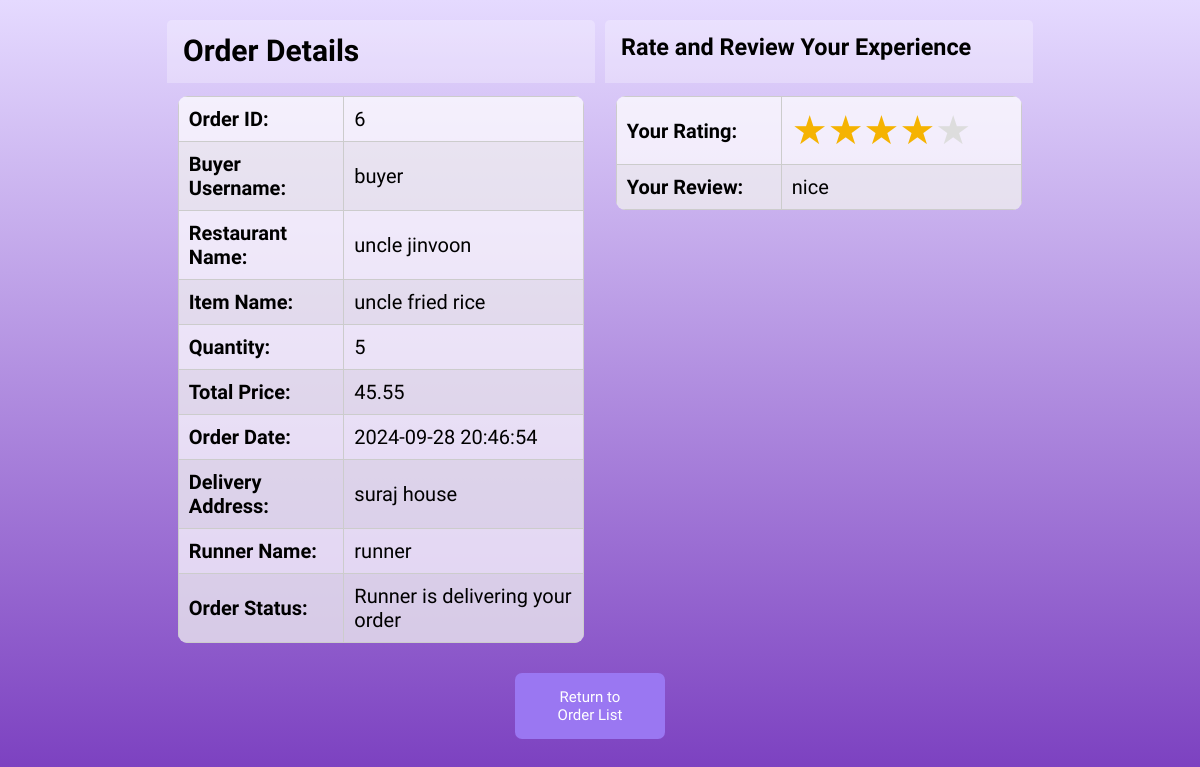
Screenshot of /buyer_order_details/6 (signed in) with the database file from the repository.
### tables this page shows
CREATE TABLE orders (
            id INTEGER PRIMARY KEY AUTOINCREMENT,
            buyer_username TEXT NOT NULL,
            restaurant_name TEXT NOT NULL,
            item_name TEXT NOT NULL,
            total_price REAL NOT NULL,
            quantity INTEGER NOT NULL,
            order_date TIMESTAMP DEFAULT CURRENT_TIMESTAMP, 
            order_status TEXT DEFAULT 'available',
            status TEXT DEFAULT 'pending',
            runner_name TEXT,
            runner_lat REAL,
            runner_lng REAL,
            delivery_address TEXT,
            delivery_lat REAL,
            delivery_lng REAL
        );

CREATE TABLE order_reviews (
            id INTEGER PRIMARY KEY AUTOINCREMENT,
            order_id INTEGER,
            buyer_username TEXT NOT NULL,
            restaurant_name TEXT NOT NULL,
            item_name TEXT NOT NULL,
            order_date TIMESTAMP DEFAULT CURRENT_TIMESTAMP, 
            rating INTEGER CHECK (rating >= 1 AND rating <= 5),
            review TEXT,
            FOREIGN KEY(order_id) REFERENCES orders(id)
        );

### app.py (the view)
@app.route('/buyer_order_details/<int:order_id>', methods=['GET'])
def buyer_order_details(order_id):
    conn = get_db_connection()
    cursor = conn.cursor()
    query = """
        SELECT id, buyer_username, restaurant_name, item_name, total_price, quantity, order_date, delivery_address, delivery_lat, delivery_lng, runner_lat, runner_lng, runner_name, status, order_status
        FROM orders
        WHERE id = ?
    """
    cursor.execute(query, (order_id,))
    order = cursor.fetchone()
    if order is None:
        return redirect(url_for('buyer_orders'))
    cursor.execute("""
        SELECT rating, review FROM order_reviews
        WHERE order_id = ? AND buyer_username = ?
    """, (order_id, session.get('username')))
    submitted_review = cursor.fetchone()
    conn.close()
    return render_template('buyer_order_details.html', order=order, submitted_review=submitted_review)

### app.py (called while the page is built)
def get_db_connection():
    con = sqlite3.connect("database.db")
    con.row_factory = sqlite3.Row
    return con

### templates/buyer_order_details.html (shortened to what this page needs)
<!DOCTYPE html>
<html lang="en">
<head>
    <link rel="stylesheet" href="https://unpkg.com/leaflet/dist/leaflet.css" />
    <link rel="stylesheet" type="text/css" href="../static/style(BP).css">
    <link rel="stylesheet" href="https://unpkg.com/boxicons@latest/css/boxicons.min.css">
    <link href="https://cdn.jsdelivr.net/npm/remixicon@4.3.0/fonts/remixicon.css" rel="stylesheet"/>
    <link rel="stylesheet" href="https://unpkg.com/aos@next/dist/aos.css" />
</head>
<body>
    <div class="container">
        <div class="table-container">
            <div class="order-details">
                <div class="table-header">
                    <h2>Order Details</h2>
                </div>
                <div class="table-body">
                    <table>
                        <tbody>
                            <tr>
                                <td><strong>Order ID:</strong></td>
                                <td>{{ order.id }}</td>
                            </tr>
                            <tr>
                                <td><strong>Buyer Username:</strong></td>
                                <td>{{ order.buyer_username }}</td>
                            </tr>
                            <tr>
                                <td><strong>Restaurant Name:</strong></td>
                                <td>{{ order.restaurant_name }}</td>
                            </tr>
                            <tr>
                                <td><strong>Item Name:</strong></td>
                                <td>{{ order.item_name }}</td>
                            </tr>
                            <tr>
                                <td><strong>Quantity:</strong></td>
                                <td>{{ order.quantity }}</td>
                            </tr>
                            <tr>
                                <td><strong>Total Price:</strong></td>
                                <td>{{ order.total_price }}</td>
                            </tr>
                            <tr>
                                <td><strong>Order Date:</strong></td>
                                <td>{{ order.order_date }}</td>
                            </tr>
                            <tr>
                                <td><strong>Delivery Address:</strong></td>
                                <td>{{ order.delivery_address }}</td>
                            </tr>
                            {% if order.runner_name %}
                            <tr>
                                <td><strong>Runner Name:</strong></td>
                                <td>{{ order.runner_name }}</td>
                            </tr>
                            {% endif %}
                        <tr>
                            <td><strong>Order Status:</strong></td>
                            <td>
                                {% if order.status == 'completed' %}
                                    <p class="status-message">Your order is successfully completed</p>
                                {% elif order.status == 'picked up' %}
                                    <p class="status-message">Runner is delivering your order</p>
                                {% elif order.status == 'preparing' %}
                                    <p class="status-message">Seller is preparing your food</p>
                                {% elif order.status == 'delivered' %}
                                    <p class="status-message">Your food is ready for runner to pick up</p>
                                {% else %}
                                    <p class="status-message">Order status: {{ order.status }}</p>
                                {% endif %}
                            </td>
                        </tr>
                        </tbody>
                    </table>
                </div>
            </div>
            <div class="review-table">
                <div class="table-header">
                    <h3>Rate and Review Your Experience</h3>
                </div>
                <div class="table-body">
                    <table>
                        <tbody>
                            {% if submitted_review %}
                            <tr>
                                <td><strong>Your Rating:</strong></td>
                                <td>
                                    <div class="star-rating">
                                        {% for i in range(1, 6) %}
                                            <label class="{{ 'active' if i <= submitted_review[0] else '' }}">&#9733;</label>
                                        {% endfor %}
                                    </div>
                                </td>
                            </tr>
                            <tr>
                                <td><strong>Your Review:</strong></td>
                                <td>{{ submitted_review[1] }}</td>
                            </tr>
                            {% else %}
                            <tr>
                                <td colspan="2">You have not submitted a review yet.</td>
                            </tr>
                            {% endif %}
                        </tbody>
                    </table>
                </div>
            </div>
        </div>
        <div class="return-button">
            <a href="{{ url_for('buyer_orders') }}" class="button">Return to Order List</a>
        </div>
    </div>
</body>
</html>

### static/style(BP).css (style rules this page uses)
* { margin: 0; padding: 0; font-family: "Protest Guerrilla", sans-serif; box-sizing: border-box; }
body { background-color: #e8e8e8 ; background:linear-gradient(to bottom , #e5daff,#783bbe) ; min-height: 100vh; display: flex; flex-direction: column; }
.container { display: flex; flex-direction: column; font-size: 20px; justify-content: center; align-items: center; }
a { text-decoration: none; color: black; }
.button { display: inline-block; padding: 13px 32px; background: #9a77f2; border: 2px solid transparent; border-radius: 7px; color: white; text-align: center; text-decoration: none; font-size: 15px; font-weight: 500; transition: all .6s ease; margin-right: 20px; width: 150px; }
.table-header { width: 100%; height: 10%; background-color: #fff4; padding: .8rem 1rem; }
.table-body { display: flex; justify-content: center; align-items: center; background-color: #fffb; max-height: 89%; width: 95%; margin: .8rem auto; border-radius: .6rem; overflow: auto; }
table,th, td { padding: 1rem; }
tbody tr:nth-child(even) { background-color: #0000000b; }
.star-rating { display: inline-flex; font-size: 2em; justify-content: center; }
.star-rating label { color: #ddd; cursor: pointer; }
.star-rating .active { color: #f5b301; }
.table-container { display: flex; justify-content: space-between; margin-top: 20px; }
.order-details, .review-table { flex: 1; margin-right: 10px; border-radius: 5px; overflow: hidden; }
.order-details:last-child, .review-table:last-child { margin-right: 0; }
table { width: 100%; border-collapse: collapse; }
th, td { border: 1px solid #ccc; padding: 10px; text-align: left; }
tr:nth-child(even) { background-color: #f9f9f9; }
.return-button { margin-top: 20px; }

### templates/buyer_order_details.html (style rules this page uses)
.star-rating { display: inline-flex; font-size: 2em; justify-content: center; }
.star-rating label { color: #ddd; cursor: pointer; }
.star-rating .active { color: #f5b301; }

### rows the page displays
orders: id "6", buyer_username "buyer", restaurant_name "uncle jinvoon", item_name "uncle fried rice", quantity "5", total_price "45.55", order_date "2024-09-28 20:46:54", delivery_address "suraj house", runner_name "runner"
order_reviews: review "nice"
